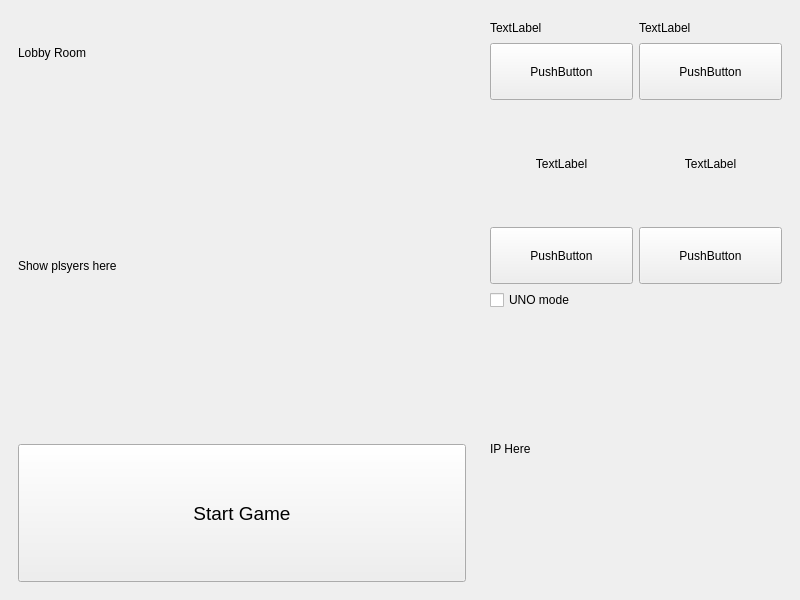
<?xml version="1.0" encoding="UTF-8"?>
<ui version="4.0">
 <class>LobbyWindow</class>
 <widget class="QMainWindow" name="LobbyWindow">
  <property name="geometry">
   <rect>
    <x>0</x>
    <y>0</y>
    <width>800</width>
    <height>600</height>
   </rect>
  </property>
  <property name="windowTitle">
   <string>MainWindow</string>
  </property>
  <widget class="QWidget" name="centralwidget">
   <layout class="QGridLayout" name="gridLayout">
    <item row="0" column="0">
     <layout class="QHBoxLayout" name="horizontalLayout">
      <item>
       <widget class="QWidget" name="verticalWidget" native="true">
        <property name="sizePolicy">
         <sizepolicy hsizetype="Preferred" vsizetype="Preferred">
          <horstretch>6</horstretch>
          <verstretch>0</verstretch>
         </sizepolicy>
        </property>
        <layout class="QVBoxLayout" name="verticalLayout">
         <item>
          <widget class="QLabel" name="label_2">
           <property name="sizePolicy">
            <sizepolicy hsizetype="Preferred" vsizetype="Preferred">
             <horstretch>0</horstretch>
             <verstretch>1</verstretch>
            </sizepolicy>
           </property>
           <property name="text">
            <string>Lobby Room</string>
           </property>
          </widget>
         </item>
         <item>
          <widget class="QLabel" name="label">
           <property name="sizePolicy">
            <sizepolicy hsizetype="Preferred" vsizetype="Preferred">
             <horstretch>0</horstretch>
             <verstretch>5</verstretch>
            </sizepolicy>
           </property>
           <property name="text">
            <string>Show plsyers here</string>
           </property>
          </widget>
         </item>
         <item>
          <widget class="QPushButton" name="pushButton">
           <property name="sizePolicy">
            <sizepolicy hsizetype="Minimum" vsizetype="Ignored">
             <horstretch>0</horstretch>
             <verstretch>2</verstretch>
            </sizepolicy>
           </property>
           <property name="font">
            <font>
             <pointsize>14</pointsize>
            </font>
           </property>
           <property name="text">
            <string>Start Game</string>
           </property>
          </widget>
         </item>
        </layout>
       </widget>
      </item>
      <item>
       <widget class="QWidget" name="verticalWidget_2" native="true">
        <property name="sizePolicy">
         <sizepolicy hsizetype="Preferred" vsizetype="Preferred">
          <horstretch>4</horstretch>
          <verstretch>0</verstretch>
         </sizepolicy>
        </property>
        <layout class="QVBoxLayout" name="verticalLayout_3">
         <item>
          <layout class="QHBoxLayout" name="horizontalLayout_2">
           <item>
            <layout class="QVBoxLayout" name="verticalLayout_4">
             <item>
              <widget class="QLabel" name="label_6">
               <property name="sizePolicy">
                <sizepolicy hsizetype="Preferred" vsizetype="Preferred">
                 <horstretch>0</horstretch>
                 <verstretch>1</verstretch>
                </sizepolicy>
               </property>
               <property name="text">
                <string>TextLabel</string>
               </property>
              </widget>
             </item>
             <item>
              <widget class="QPushButton" name="pushButton_3">
               <property name="sizePolicy">
                <sizepolicy hsizetype="Minimum" vsizetype="Ignored">
                 <horstretch>0</horstretch>
                 <verstretch>3</verstretch>
                </sizepolicy>
               </property>
               <property name="text">
                <string>PushButton</string>
               </property>
              </widget>
             </item>
             <item>
              <widget class="QLabel" name="label_4">
               <property name="sizePolicy">
                <sizepolicy hsizetype="Preferred" vsizetype="Preferred">
                 <horstretch>0</horstretch>
                 <verstretch>6</verstretch>
                </sizepolicy>
               </property>
               <property name="text">
                <string>TextLabel</string>
               </property>
               <property name="alignment">
                <set>Qt::AlignCenter</set>
               </property>
              </widget>
             </item>
             <item>
              <widget class="QPushButton" name="pushButton_2">
               <property name="sizePolicy">
                <sizepolicy hsizetype="Minimum" vsizetype="Ignored">
                 <horstretch>0</horstretch>
                 <verstretch>3</verstretch>
                </sizepolicy>
               </property>
               <property name="text">
                <string>PushButton</string>
               </property>
              </widget>
             </item>
            </layout>
           </item>
           <item>
            <layout class="QVBoxLayout" name="verticalLayout_7">
             <item>
              <widget class="QLabel" name="label_7">
               <property name="sizePolicy">
                <sizepolicy hsizetype="Preferred" vsizetype="Preferred">
                 <horstretch>0</horstretch>
                 <verstretch>1</verstretch>
                </sizepolicy>
               </property>
               <property name="text">
                <string>TextLabel</string>
               </property>
              </widget>
             </item>
             <item>
              <widget class="QPushButton" name="pushButton_4">
               <property name="sizePolicy">
                <sizepolicy hsizetype="Minimum" vsizetype="Ignored">
                 <horstretch>0</horstretch>
                 <verstretch>3</verstretch>
                </sizepolicy>
               </property>
               <property name="text">
                <string>PushButton</string>
               </property>
              </widget>
             </item>
             <item>
              <widget class="QLabel" name="label_5">
               <property name="sizePolicy">
                <sizepolicy hsizetype="Preferred" vsizetype="Preferred">
                 <horstretch>0</horstretch>
                 <verstretch>6</verstretch>
                </sizepolicy>
               </property>
               <property name="text">
                <string>TextLabel</string>
               </property>
               <property name="alignment">
                <set>Qt::AlignCenter</set>
               </property>
              </widget>
             </item>
             <item>
              <widget class="QPushButton" name="pushButton_5">
               <property name="sizePolicy">
                <sizepolicy hsizetype="Minimum" vsizetype="Ignored">
                 <horstretch>0</horstretch>
                 <verstretch>3</verstretch>
                </sizepolicy>
               </property>
               <property name="text">
                <string>PushButton</string>
               </property>
              </widget>
             </item>
            </layout>
           </item>
          </layout>
         </item>
         <item>
          <widget class="QCheckBox" name="checkBox">
           <property name="text">
            <string>UNO mode</string>
           </property>
          </widget>
         </item>
         <item>
          <widget class="QLabel" name="label_3">
           <property name="text">
            <string>IP Here</string>
           </property>
          </widget>
         </item>
        </layout>
       </widget>
      </item>
     </layout>
    </item>
   </layout>
  </widget>
 </widget>
 <resources/>
 <connections/>
</ui>
